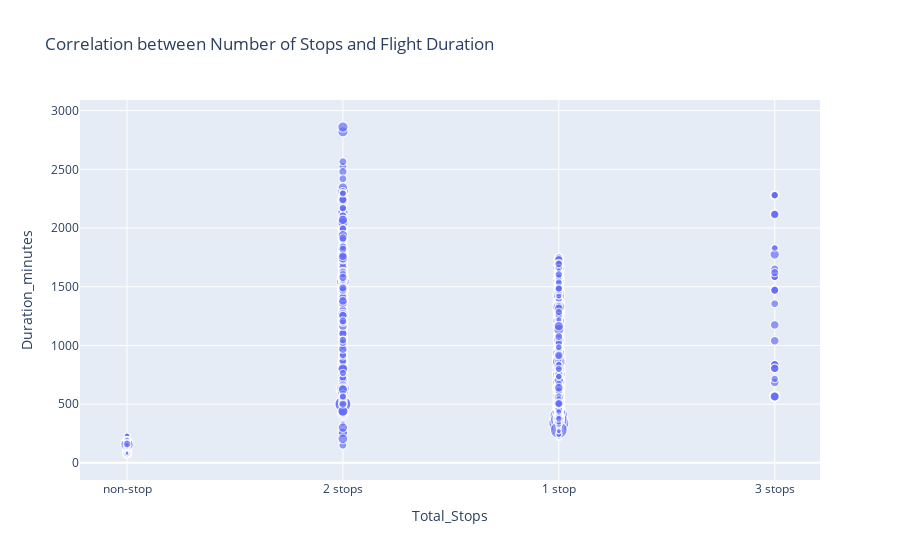

Notebook code cell kept with this figure:
### Markdown cell above
Is there a correlation between the number of stops and the duration of the flight?

### Code cell
px.scatter(df, x='Total_Stops', y='Duration_minutes',title='Correlation between Number of Stops and Flight Duration',size='Price')

### Figure 1 — Plotly figure (JSON) as saved in the notebook; plotly's stock layout.template omitted (floating-point values rounded to 4 significant figures; data arrays with more than 128 entries replaced by an {"elided": "..."} marker saying what was removed)
{"data": [{"hovertemplate": "Total_Stops=%{x}<br>Duration_minutes=%{y}<br>Price=%{marker.size}<extra></extra>", "legendgroup": "", "marker": {"color": "#636efa", "size": {"elided": "9566 int values"}, "sizemode": "area", "sizeref": 198.8, "symbol": "circle"}, "mode": "markers", "name": "", "showlegend": false, "type": "scattergl", "x": {"elided": "9566 str values"}, "xaxis": "x", "y": {"elided": "9566 int values"}, "yaxis": "y"}], "layout": {"legend": {"itemsizing": "constant", "tracegroupgap": 0}, "title": {"text": "Correlation between Number of Stops and Flight Duration"}, "xaxis": {"anchor": "y", "domain": [0, 1], "title": {"text": "Total_Stops"}}, "yaxis": {"anchor": "x", "domain": [0, 1], "title": {"text": "Duration_minutes"}}}}
